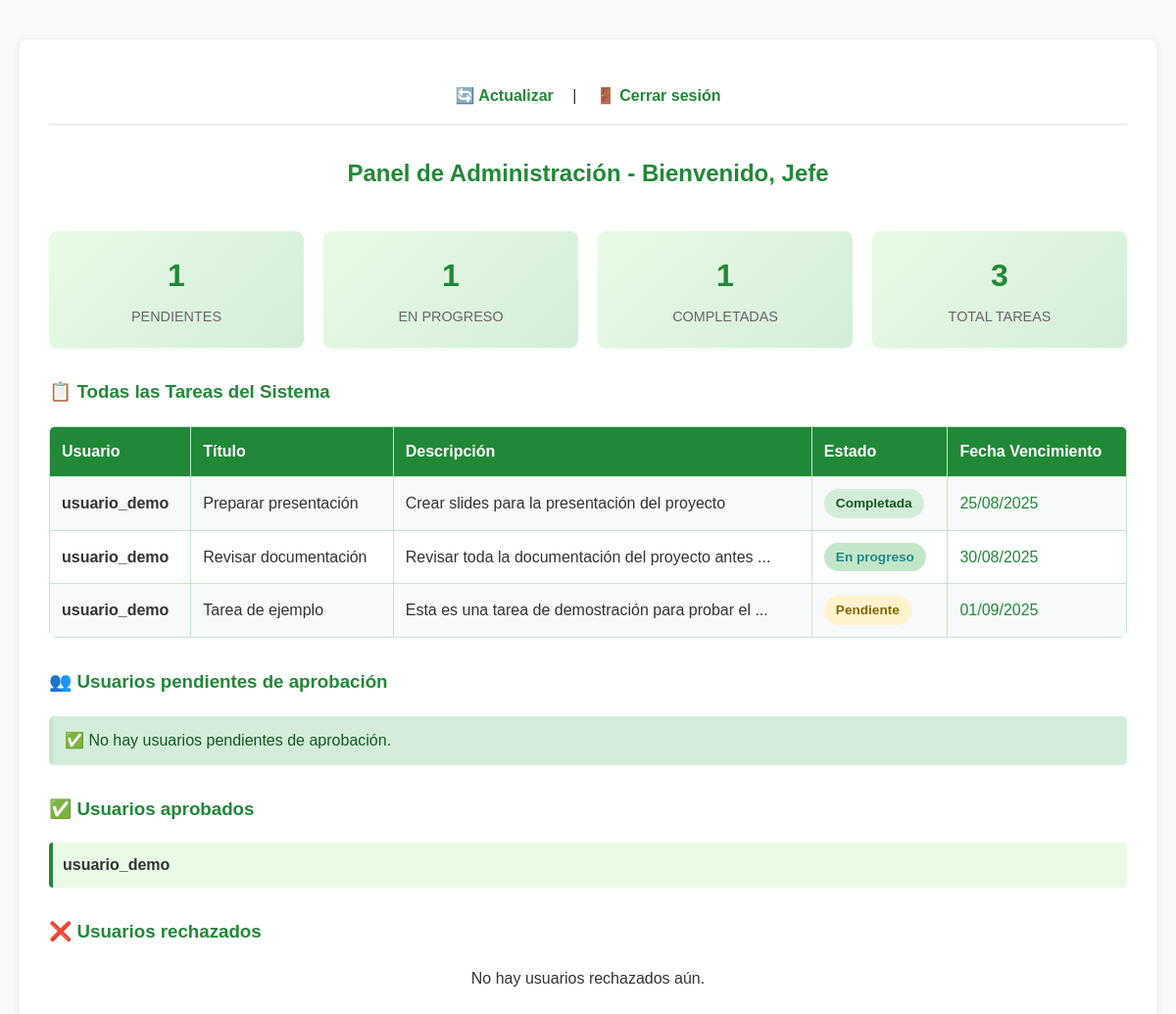
Page /views/dashboard_jefe.php (signed in) on the committed database.
### tables this page shows
CREATE TABLE `tasks` (
  `id` int NOT NULL,
  `user_id` int NOT NULL,
  `title` varchar(100) NOT NULL,
  `description` text DEFAULT NULL,
  `status` enum('pendiente','en progreso','completada') NOT NULL DEFAULT 'pendiente',
  `due_date` date NOT NULL,
  `approved` tinyint(1) NOT NULL DEFAULT 0,
  `assigned_to` int DEFAULT NULL
);

CREATE TABLE `users` (
  `id` int NOT NULL,
  `username` varchar(50) NOT NULL,
  `password` varchar(255) NOT NULL,
  `role` enum('jefe','normal') NOT NULL DEFAULT 'normal',
  `approved` tinyint(1) NOT NULL DEFAULT 0,
  `rejected` tinyint(1) DEFAULT 0,
  `created_at` datetime DEFAULT CURRENT_TIMESTAMP
);

### views/dashboard_jefe.php (the view, shortened to what this page needs)
<?php
$db = new Database();
$conn = $db->connect();
$stmtPendientes = $conn->query("SELECT * FROM users WHERE role = 'normal' AND approved = 0 AND rejected = 0");
$pendientes = $stmtPendientes->fetchAll(PDO::FETCH_ASSOC);
$stmtAprobados = $conn->query("SELECT * FROM users WHERE role = 'normal' AND approved = 1");
$aprobados = $stmtAprobados->fetchAll(PDO::FETCH_ASSOC);
$stmtRechazados = $conn->query("SELECT * FROM users WHERE role = 'normal' AND rejected = 1");
$rechazados = $stmtRechazados->fetchAll(PDO::FETCH_ASSOC);
$stmtTasks = $conn->query("
    SELECT t.*, u.username
    FROM tasks t
    LEFT JOIN users u ON t.user_id = u.id
    ORDER BY t.due_date ASC, t.status ASC
");
$allTasks = $stmtTasks->fetchAll(PDO::FETCH_ASSOC);
$taskStats = [
    'pendiente' => 0,
    'en progreso' => 0,
    'completada' => 0
];
foreach ($allTasks as $task) {
    if (isset($taskStats[$task['status']])) {
        $taskStats[$task['status']]++;
    }
}
?>
<!DOCTYPE html>
<html lang="es">
<head>
    <link rel="stylesheet" href="../public/css/style.css">
</head>
<body>
    <div class="container">
        <div class="nav">
            <a href="dashboard_jefe.php">🔄 Actualizar</a> |
            <a href="../logout.php">🚪 Cerrar sesión</a>
        </div>
        <h2>Panel de Administración - Bienvenido, Jefe</h2>
        <div class="stats">
            <div class="stat-card">
                <div class="stat-number"><?= $taskStats['pendiente'] ?></div>
                <div class="stat-label">Pendientes</div>
            </div>
            <div class="stat-card">
                <div class="stat-number"><?= $taskStats['en progreso'] ?></div>
                <div class="stat-label">En Progreso</div>
            </div>
            <div class="stat-card">
                <div class="stat-number"><?= $taskStats['completada'] ?></div>
                <div class="stat-label">Completadas</div>
            </div>
            <div class="stat-card">
                <div class="stat-number"><?= count($allTasks) ?></div>
                <div class="stat-label">Total Tareas</div>
            </div>
        </div>
        <div class="section">
            <h3>📋 Todas las Tareas del Sistema</h3>
            <?php if (count($allTasks) > 0): ?>
                <table>
                    <tr>
                        <th>Usuario</th>
                        <th>Título</th>
                        <th>Descripción</th>
                        <th>Estado</th>
                        <th>Fecha Vencimiento</th>
                    </tr>
                    <?php foreach ($allTasks as $task): ?>
                        <?php
                        $dueDate = $task['due_date'];
                        $dateClass = 'date-future';
                        $formattedDate = date('d/m/Y', strtotime($dueDate));
                        ?>
                        <tr>
                            <td><strong><?= htmlspecialchars($task['username']) ?></strong></td>
                            <td><?= htmlspecialchars($task['title']) ?></td>
                            <td><?= htmlspecialchars(substr($task['description'], 0, 50)) ?><?= strlen($task['description']) > 50 ? '...' : '' ?></td>
                            <td>
                                <span class="status status-<?= str_replace(' ', '-', $task['status']) == 'en-progreso' ? 'progreso' : str_replace(' ', '-', $task['status']) ?>">
                                    <?= ucfirst($task['status']) ?>
                                </span>
                            </td>
                            <td class="<?= $dateClass ?>">
                                <?= $formattedDate ?>
                            </td>
                        </tr>
                    <?php endforeach; ?>
                </table>
            <?php else: ?>
                <p>No hay tareas en el sistema aún.</p>
            <?php endif; ?>
        </div>
        <div class="section">
            <h3>👥 Usuarios pendientes de aprobación</h3>
            <?php if (count($pendientes) > 0): ?>
                <table>
                    <tr>
                        <th>Usuario</th>
                        <th>Fecha Registro</th>
                        <th>Acción</th>
                    </tr>
                    <?php foreach ($pendientes as $user): ?>
                        <tr>
                            <td><?= htmlspecialchars($user['username']) ?></td>
                            <td><?= isset($user['created_at']) ? date('d/m/Y H:i', strtotime($user['created_at'])) : 'Sin fecha' ?></td>
                            <td>
                                <form method="POST" action="../approve_user.php" style="display:inline;">
                                    <input type="hidden" name="user_id" value="<?= $user['id'] ?>">
                                    <button type="submit">Aprobar</button>
                                </form>
                                <form method="POST" action="../reject_user.php" style="display:inline;">
                                    <input type="hidden" name="user_id" value="<?= $user['id'] ?>">
                                    <button type="submit" style="background:#dc3545;color:#fff;">Rechazar</button>
                                </form>
                            </td>
                        </tr>
                    <?php endforeach; ?>
                </table>
            <?php else: ?>
                <div class="message success">✅ No hay usuarios pendientes de aprobación.</div>
            <?php endif; ?>
        </div>
        <div class="section">
            <h3>✅ Usuarios aprobados</h3>
            <?php if (count($aprobados) > 0): ?>
                <ul>
                    <?php foreach ($aprobados as $user): ?>
                        <li>
                            <strong><?= htmlspecialchars($user['username']) ?></strong>
                        </li>
                    <?php endforeach; ?>
                </ul>
            <?php else: ?>
                <p>No hay usuarios aprobados aún.</p>
            <?php endif; ?>
        </div>
        <div class="section">
            <h3>❌ Usuarios rechazados</h3>
            <?php if (count($rechazados) > 0): ?>
                <ul>
                    <?php foreach ($rechazados as $user): ?>
                        <li>
                            <strong><?= htmlspecialchars($user['username']) ?></strong>
                        </li>
                    <?php endforeach; ?>
                </ul>
            <?php else: ?>
                <p>No hay usuarios rechazados aún.</p>
            <?php endif; ?>
        </div>
    </div>
</body>
</html>

### public/css/style.css (style rules this page uses)
* { box-sizing: border-box; margin: 0; padding: 0; }
body { font-family: Arial, sans-serif; background: #f8f9fa; color: #333; margin: 20px; line-height: 1.6; }
h2, h3 { margin-top: 20px; margin-bottom: 20px; color: #218838; }
h2 { text-align: center; margin-bottom: 40px; }
a { color: #218838; text-decoration: none; transition: color 0.2s ease; }
p { text-align: center; margin: 15px 0; }
.container { max-width: 1200px; margin: 40px auto; background: #fff; border-radius: 8px; box-shadow: 0 2px 10px rgba(0,0,0,0.08); padding: 30px; }
.nav { padding: 15px 0; margin-bottom: 30px; border-bottom: 2px solid #e9ecef; text-align: center; }
.nav a { margin: 0 15px; font-weight: bold; color: #218838; font-size: 16px; }
.section { margin-bottom: 30px; }
.status { padding: 4px 12px; border-radius: 15px; font-size: 0.85em; font-weight: bold; display: inline-block; }
.status-pendiente { background: #fff3cd; color: #856404; }
.status-progreso { background: #c3e6cb; color: #218884; }
.status-completada { background: #d4edda; color: #155724; }
.message { padding: 12px; margin-bottom: 20px; border-radius: 5px; font-size: 1em; border-left: 4px solid; }
.success { background-color: #d4edda; color: #155724; border-color: #c3e6cb; }
.date-future { color: #218838; }
.stats { display: flex; gap: 20px; flex-wrap: wrap; margin-bottom: 30px; }
.stat-card { flex: 1; min-width: 150px; padding: 20px; background: linear-gradient(135deg, #e9fbe5 0%, #d4edda 100%); border-radius: 8px; box-shadow: 0 2px 4px rgba(33,136,56,0.06); text-align: center; transition: transform 0.2s ease; }
.stat-number { font-size: 2em; font-weight: bold; color: #218838; }
.stat-label { color: #666; text-transform: uppercase; font-size: 0.9em; margin-top: 5px; }
table { width: 100%; border-collapse: collapse; margin-top: 10px; background: #fff; border-radius: 8px; overflow: hidden; }
th, td { padding: 12px; border: 1px solid #c3e6cb; text-align: left; }
th { background: #218838; color: #fff; font-weight: bold; }
tr { transition: background-color 0.2s ease; }
tr:nth-child(even) { background: #f8f9fa; }
ul { list-style: none; padding: 0; }
li { padding: 10px; background: #e9fbe5; margin: 5px 0; border-radius: 4px; border-left: 4px solid #218838; }

### rows in the picture
tasks: user.username "usuario_demo", title "Preparar presentación", description "Crear slides para la presentación del proyecto", status "Completada", due_date "25/08/2025"
tasks: user.username "usuario_demo", title "Revisar documentación", description "Revisar toda la documentación del proyecto antes", status "En progreso", due_date "30/08/2025"
tasks: user.username "usuario_demo", title "Tarea de ejemplo", description "Esta es una tarea de demostración para probar el", status "Pendiente", due_date "01/09/2025"
users: username "usuario_demo"

### other values in the picture
$taskStats['pendiente'] "1"
$taskStats['en progreso'] "1"
$taskStats['completada'] "1"
count($allTasks) "3"
